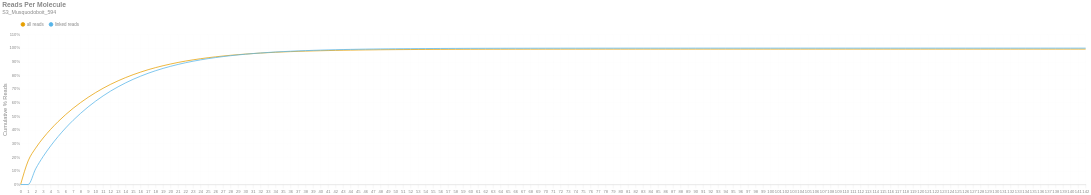

Write notebook code for a chart like this one.
### Markdown cell above
### Reads per Molecule
This chart shows the cumulative distribution of the number of reads per linked molecule. That is, how many alignments are associated with a unique molecule. This excludes the number of reads associated with invalid or absent linked-read barcodes. The `linked` histogram is the percentages recalculated when disregarding singletons.

### Code cell
if SKIPLR:
    print_html(f"Skipped")
else:
    counts = np.bincount(valids['reads'].cast(pl.Int64).to_numpy())
    weighted = counts * np.arange(len(counts))
    all_perc = weighted / n_reads
    linked_perc = weighted / n_linked_reads
    linked_perc[1] = 0
    binned_df = pl.DataFrame({
        'readsper': list(range(len(counts))),
        'all reads (cumsum)': np.cumsum(all_perc).tolist(),
        'linked reads (cumsum)': np.cumsum(linked_perc).tolist(),
    })

    with SafeRender(binned_df):
        (
            density_plot(binned_df, 'Reads Per Molecule', samplename, 'readspmol')
            .encode(
                x=alt.X('readsper:O', title=None).axis(labelAngle=0).scale(padding=0),
                y=alt.Y('value:Q', title='Cumulative % Reads').axis(format='%').stack(False),
                color=alt.Color("key:N").scale(domain=["all reads", "linked reads"]),
                tooltip=[
                    alt.Tooltip("key:N", title="Data Type"),
                    alt.Tooltip("readsper:O", title="Reads Per Molecule"),
                    alt.Tooltip("value:Q", format=".2%", title="% Reads (Cum.)")
                ]            
            )
        ).display()

### Figure 1 — Vega-Lite specification as saved in the notebook (floating-point values rounded to 4 significant figures; data arrays with more than 128 entries replaced by an {"elided": "..."} marker saying what was removed)
{"width": "container", "height": 400, "config": {"title": {"anchor": "start", "dy": -15, "fontSize": 18, "color": "#888888", "subtitleColor": "#888888", "subtitleFontSize": 14}, "arc": {"fill": "#0072B2"}, "axis": {"domainColor": "#888888", "domainWidth": 0.5, "gridWidth": 0.2, "grid": false, "titleFontWeight": 400, "titleFontSize": 15, "labelFontSize": 11, "labelColor": "#888888", "tickColor": "#888888", "tickWidth": 0.2, "titleColor": "#888888"}, "axisBand": {"grid": false}, "axisX": {"grid": true, "tickSize": 10, "domainCap": "round"}, "axisY": {"domain": false, "grid": true, "tickSize": 0, "domainCap": "round"}, "background": "transparent", "header": {"labelFontSize": 15, "labelColor": "#888888", "titleFontSize": 15, "titleFontWeight": 600, "titleColor": "#888888"}, "legend": {"labelFont": "sans-serif", "labelFontSize": 12, "labelColor": "#888888", "symbolSize": 100, "symbolType": "circle", "titleFontSize": 12, "titlePadding": 10, "titleColor": "#888888", "title": null, "orient": "top"}, "range": {"category": ["#E69F00", "#56B4E9", "#009E73", "#F0E442", "#0072B2", "#D55E00", "#CC79A7", "#000000"], "diverging": ["#cfe8f3", "#a2d4ec", "#73bfe2", "#46abdb", "#1696d2", "#12719e"]}, "area": {"fill": "#0072B2", "fillOpacity": 0.7, "line": true, "strokeOpacity": 0.7}, "line": {"color": "#0072B2", "stroke": "#0072B2", "strokeWidth": 2}, "trail": {"color": "#0072B2", "stroke": "#0072B2", "strokeWidth": 0, "size": 1}, "point": {"filled": true, "fillOpacity": 1.0, "size": 95}, "text": {"color": "#888888", "fontSize": 11, "align": "right", "fontWeight": 400, "size": 11}, "bar": {"fill": "#0072B2", "stroke": null}, "view": {"stroke": null, "continuousWidth": 660, "continuousHeight": 400}}, "data": {"name": "data-1545afa75859f589369def8ba908039b"}, "mark": {"type": "line", "interpolate": "monotone", "point": {"opacity": 0, "size": 275}}, "encoding": {"color": {"field": "key", "scale": {"domain": ["all reads", "linked reads"]}, "type": "nominal"}, "tooltip": [{"field": "key", "title": "Data Type", "type": "nominal"}, {"field": "readsper", "title": "Reads Per Molecule", "type": "ordinal"}, {"field": "value", "format": ".2%", "title": "% Reads (Cum.)", "type": "quantitative"}], "x": {"axis": {"labelAngle": 0}, "field": "readsper", "scale": {"padding": 0}, "title": null, "type": "ordinal"}, "y": {"axis": {"format": "%"}, "field": "value", "stack": false, "title": "Cumulative % Reads", "type": "quantitative"}}, "params": [{"name": "param_c36ac31b6afebe62", "select": {"type": "point", "fields": ["key"]}, "bind": "legend"}], "title": {"text": "Reads Per Molecule", "subtitle": "S3_Musquodoboit_594"}, "transform": [{"fold": ["all reads (cumsum)", "linked reads (cumsum)"]}, {"calculate": "replace(datum.key, ' (cumsum)', '')", "as": "key"}, {"filter": {"param": "param_c36ac31b6afebe62"}}], "usermeta": {"embedOptions": {"downloadFileName": "S3_Musquodoboit_594.readspmol"}}, "$schema": "https://vega.github.io/schema/vega-lite/v6.1.0.json", "datasets": {"data-1545afa75859f589369def8ba908039b": {"elided": "143 records"}}}
